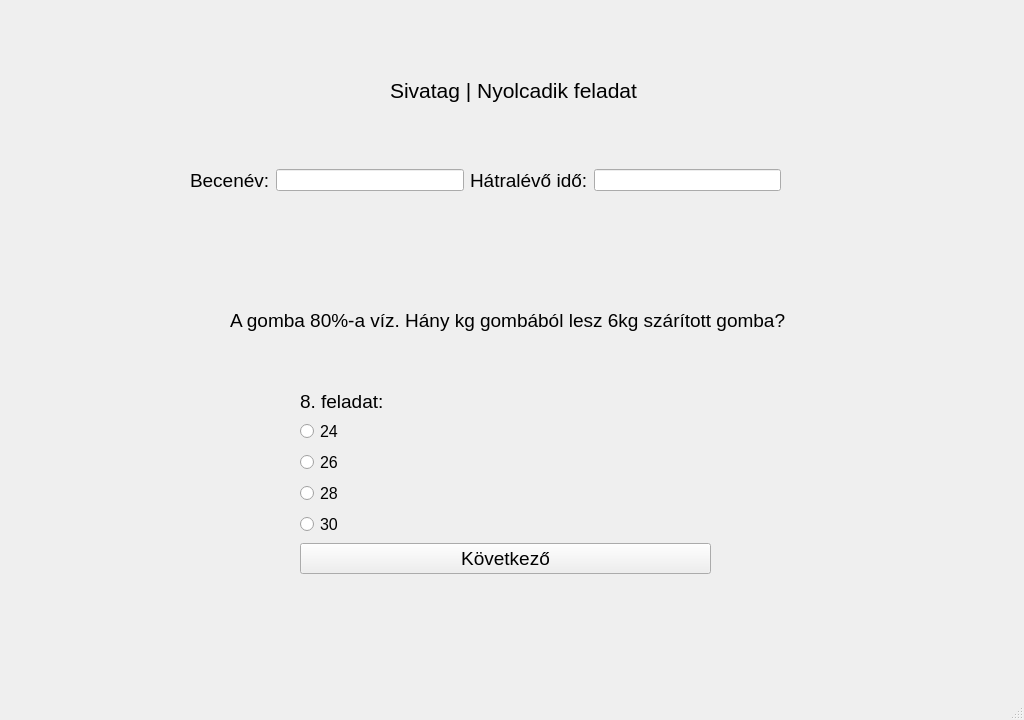
<?xml version="1.0" encoding="UTF-8"?>
<ui version="4.0">
 <class>ques1</class>
 <widget class="QMainWindow" name="ques1">
  <property name="geometry">
   <rect>
    <x>0</x>
    <y>0</y>
    <width>1024</width>
    <height>720</height>
   </rect>
  </property>
  <property name="windowTitle">
   <string>Játékos matematikai gyakorlóprogram</string>
  </property>
  <widget class="QWidget" name="centralwidget">
   <widget class="QLabel" name="label">
    <property name="geometry">
     <rect>
      <x>0</x>
      <y>-10</y>
      <width>1024</width>
      <height>720</height>
     </rect>
    </property>
    <property name="text">
     <string/>
    </property>
    <property name="pixmap">
     <pixmap>../szakdoga hátterek/28.jpg</pixmap>
    </property>
    <property name="scaledContents">
     <bool>true</bool>
    </property>
   </widget>
   <widget class="QLabel" name="label_4">
    <property name="geometry">
     <rect>
      <x>390</x>
      <y>70</y>
      <width>251</width>
      <height>41</height>
     </rect>
    </property>
    <property name="sizePolicy">
     <sizepolicy hsizetype="Expanding" vsizetype="Preferred">
      <horstretch>0</horstretch>
      <verstretch>0</verstretch>
     </sizepolicy>
    </property>
    <property name="font">
     <font>
      <pointsize>16</pointsize>
     </font>
    </property>
    <property name="cursor">
     <cursorShape>ArrowCursor</cursorShape>
    </property>
    <property name="text">
     <string>Sivatag | Nyolcadik feladat</string>
    </property>
   </widget>
   <widget class="QWidget" name="horizontalLayoutWidget">
    <property name="geometry">
     <rect>
      <x>190</x>
      <y>140</y>
      <width>591</width>
      <height>81</height>
     </rect>
    </property>
    <layout class="QHBoxLayout" name="horizontalLayout">
     <item>
      <widget class="QLabel" name="label_2">
       <property name="font">
        <font>
         <pointsize>14</pointsize>
        </font>
       </property>
       <property name="text">
        <string>Becenév:</string>
       </property>
      </widget>
     </item>
     <item>
      <widget class="QLineEdit" name="T1">
       <property name="sizePolicy">
        <sizepolicy hsizetype="Expanding" vsizetype="Fixed">
         <horstretch>0</horstretch>
         <verstretch>0</verstretch>
        </sizepolicy>
       </property>
      </widget>
     </item>
     <item>
      <widget class="QLabel" name="label_3">
       <property name="font">
        <font>
         <pointsize>14</pointsize>
        </font>
       </property>
       <property name="text">
        <string>Hátralévő idő:</string>
       </property>
      </widget>
     </item>
     <item>
      <widget class="QLineEdit" name="T2">
       <property name="sizePolicy">
        <sizepolicy hsizetype="Expanding" vsizetype="Fixed">
         <horstretch>0</horstretch>
         <verstretch>0</verstretch>
        </sizepolicy>
       </property>
      </widget>
     </item>
    </layout>
   </widget>
   <widget class="QWidget" name="formLayoutWidget">
    <property name="geometry">
     <rect>
      <x>300</x>
      <y>390</y>
      <width>411</width>
      <height>251</height>
     </rect>
    </property>
    <layout class="QFormLayout" name="formLayout">
     <property name="labelAlignment">
      <set>Qt::AlignLeading|Qt::AlignLeft|Qt::AlignTop</set>
     </property>
     <item row="1" column="0">
      <widget class="QLabel" name="label_5">
       <property name="font">
        <font>
         <pointsize>14</pointsize>
        </font>
       </property>
       <property name="text">
        <string>8. feladat:</string>
       </property>
      </widget>
     </item>
     <item row="2" column="0">
      <widget class="QRadioButton" name="R1">
       <property name="font">
        <font>
         <pointsize>12</pointsize>
        </font>
       </property>
       <property name="text">
        <string>24</string>
       </property>
      </widget>
     </item>
     <item row="3" column="0">
      <widget class="QRadioButton" name="R2">
       <property name="font">
        <font>
         <pointsize>12</pointsize>
        </font>
       </property>
       <property name="text">
        <string>26</string>
       </property>
      </widget>
     </item>
     <item row="4" column="0">
      <widget class="QRadioButton" name="R3">
       <property name="font">
        <font>
         <pointsize>12</pointsize>
        </font>
       </property>
       <property name="text">
        <string>28</string>
       </property>
      </widget>
     </item>
     <item row="6" column="0" colspan="2">
      <widget class="QPushButton" name="B1">
       <property name="font">
        <font>
         <pointsize>14</pointsize>
        </font>
       </property>
       <property name="text">
        <string>Következő</string>
       </property>
      </widget>
     </item>
     <item row="5" column="0">
      <widget class="QRadioButton" name="R4">
       <property name="font">
        <font>
         <pointsize>12</pointsize>
        </font>
       </property>
       <property name="text">
        <string>30</string>
       </property>
      </widget>
     </item>
    </layout>
   </widget>
   <widget class="QLabel" name="label_6">
    <property name="geometry">
     <rect>
      <x>230</x>
      <y>280</y>
      <width>561</width>
      <height>81</height>
     </rect>
    </property>
    <property name="font">
     <font>
      <pointsize>14</pointsize>
     </font>
    </property>
    <property name="text">
     <string>A gomba 80%-a víz. Hány kg gombából lesz 6kg szárított gomba?</string>
    </property>
    <property name="scaledContents">
     <bool>true</bool>
    </property>
   </widget>
  </widget>
  <widget class="QMenuBar" name="menubar">
   <property name="geometry">
    <rect>
     <x>0</x>
     <y>0</y>
     <width>1024</width>
     <height>21</height>
    </rect>
   </property>
  </widget>
  <widget class="QStatusBar" name="statusbar"/>
 </widget>
 <resources/>
 <connections/>
</ui>
